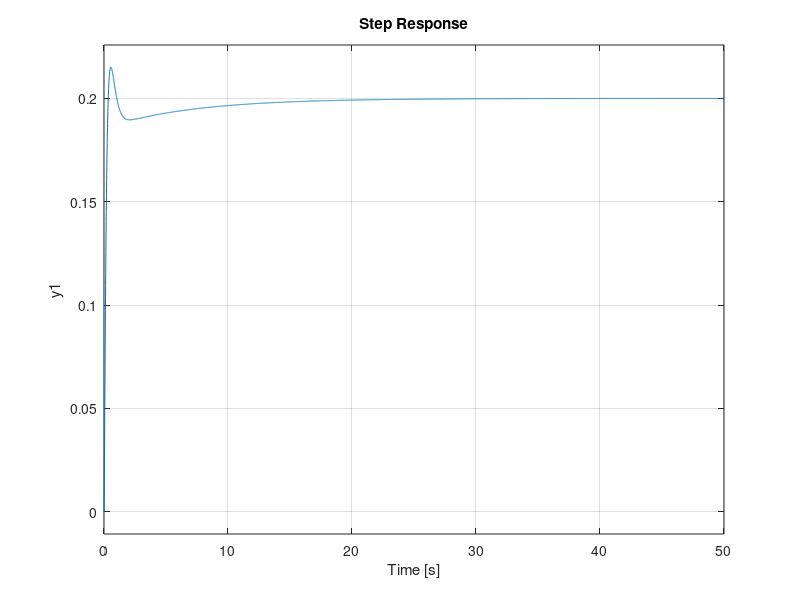

Write the MATLAB code that produced this figure. (Note: this script raises an error after producing the figure.)
t = [0:0.01:10];
s = tf('s');
P_pitch = (1.151*s + 0.1774)/(s^3 + 0.739*s^2 + 0.921*s);
step(0.2*P_pitch,t);
axis([0 10 0 0.8]);

sys_cl = feedback(P_pitch,1);
step(0.2*sys_cl);
margin(P_pitch);

K = 10;
alpha = 0.04;
T = 0.52;

C_lead = K*(T*s + 1) / (alpha*T*s + 1);
sys_cl = feedback(C_lead*P_pitch,1);
step(0.2*sys_cl);
stepinfo(sys_cl)